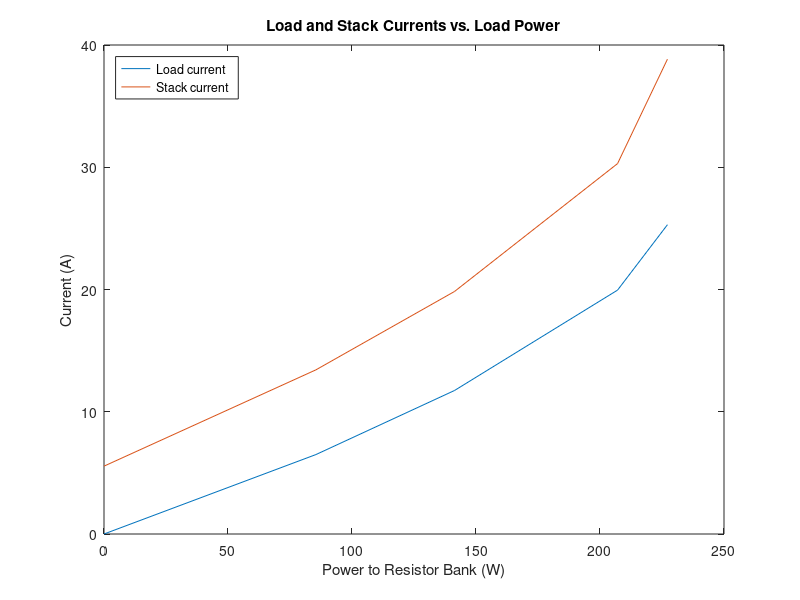

MATLAB code for this plot: (Note: this script raises an error after producing the figure.)
clear all;
clc;
close all;

%% Part A1

% measured values (that is, TA data measured values!)
load = [1 2 3 4 5];
resistors = [0 1 2 3 4];
V_stack = [14.82 13.21 12.15 10.46 9.21]; %volts
I_stack = [5.55 13.43 19.84 30.3 38.84]; %amps
V_load = [14.77 13.15 12.04 10.38 8.98]; %volts
I_load = [0 6.5 11.74 19.95 25.3]; %amps

H2_flow = [29 29 29 29 29] .* (1/3600) * (.3048^3) * (.0899); %SCFH to kg/s
air_flow = [.6 .75 .75 1.1 1.3] .* (1/60) * (.3048^3) * (1.293); %SCFM to kg/s

T_air_in_stack = [49.2 48.7 48.7 49.9 52.3]; %celsius
T_air_out_stack = [46.6 46.4 46.4 47.7 50];
T_water_reservoir = [51 50.5 50.2 50.7 51.4];
T_water_in_stack = [51.1 50.4 50.3 50.9 51.3];
T_water_before_HeatExchange = [50.5 50.2 50.5 51.8 53.5];
T_stack = [48.2 47 47.1 47.6 49.4];
P_air_in = [75 1 1.2 1.6 2]; %these are GAUGE!!!
P_H2_in = [1 1.1 1.1 1.1 1.1]; %GAUGE


%Plots for Part 1
P_load = I_load .* V_load; %watts
P_stack = I_stack .* V_stack; %watts

figure
plot(P_load, I_load, P_load, I_stack);
xlabel('Power to Resistor Bank (W)');
ylabel('Current (A)');
title('Load and Stack Currents vs. Load Power');
legend('Load current', 'Stack current','Location','northwest');
set(gcf, 'color', 'w');
plotfixer; %% this must be added 

figure 
plot(P_load, V_load, P_load, V_stack);
xlabel('Power to Resistor Bank (W)');
ylabel('Potential/Voltage (V)');
title('Load and Stack Potentials vs. Load Power');
legend('Load potential', 'Stack potential','Location','southwest');
set(gcf, 'color', 'w');
plotfixer; 

%%%%% (WHAT IS ACCESSORY POWER?)
% figure
% plot(P_load, P_stack, P_load, P_accessory);
% xlabel('Power to Resistor Bank (W)');
% ylabel('Power (W)');
% title('Stack and Accessory Power vs. Load Power');
% legend('Stack Power', 'Accessory Power');
% set(gcf, 'color', 'w');
% plotfixer;

figure 
plot(P_load, H2_flow, P_load, air_flow);
xlabel('Power to Resistor Bank (W)');
ylabel('Mass flow rate (kg/s)');
title('Mass flow rate of Hydrogen and Air vs. Load Power');
legend('Hydrogen gas', 'Air','Location','northwest');
set(gcf, 'color', 'w');
plotfixer; 

%% Part A2

lambda = air_flow ./ H2_flow; %% unitless 

% Lambda vs. I_load
figure 
plot(lambda, I_load)
xlabel('Excess-air coefficient');
ylabel('Load Current [volts]')
plotfixer 

% n_1 vs. I_load


% n_2 vs. I_load 

